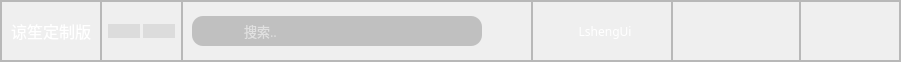
        <widget class="QFrame" name="frame_top">
         <property name="sizePolicy">
          <sizepolicy hsizetype="Preferred" vsizetype="Expanding">
           <horstretch>0</horstretch>
           <verstretch>1</verstretch>
          </sizepolicy>
         </property>
         <property name="maximumSize">
          <size>
           <width>16777215</width>
           <height>60</height>
          </size>
         </property>
         <property name="styleSheet">
          <string notr="true">#frame_top{
	background-color: qlineargradient(spread:pad, x1:0, y1:0, x2:1, y2:1, stop:0 rgba(223, 125, 255, 255), stop:1 rgba(130, 186, 255, 255));
border-top-right-radius:10px;
	border-top-left-radius:10px;
}
QPushButton{
	border:none;
	color: rgb(255, 255, 255);
}
QPushButton:hover{  
	padding-bottom:4px; 
}
</string>
         </property>
         <property name="frameShape">
          <enum>QFrame::StyledPanel</enum>
         </property>
         <property name="frameShadow">
          <enum>QFrame::Raised</enum>
         </property>
         <layout class="QHBoxLayout" name="horizontalLayout">
          <property name="spacing">
           <number>0</number>
          </property>
          <property name="leftMargin">
           <number>0</number>
          </property>
          <property name="topMargin">
           <number>0</number>
          </property>
          <property name="rightMargin">
           <number>0</number>
          </property>
          <property name="bottomMargin">
           <number>0</number>
          </property>
          <item>
           <widget class="QFrame" name="frame_top_1">
            <property name="frameShape">
             <enum>QFrame::StyledPanel</enum>
            </property>
            <property name="frameShadow">
             <enum>QFrame::Raised</enum>
            </property>
            <layout class="QVBoxLayout" name="verticalLayout_2">
             <item>
              <widget class="QPushButton" name="pushButton_top_1">
               <property name="minimumSize">
                <size>
                 <width>0</width>
                 <height>40</height>
                </size>
               </property>
               <property name="font">
                <font>
                 <family>海报总动员之正体字</family>
                 <pointsize>12</pointsize>
                 <weight>50</weight>
                 <bold>false</bold>
                </font>
               </property>
               <property name="cursor">
                <cursorShape>PointingHandCursor</cursorShape>
               </property>
               <property name="text">
                <string>谅笙定制版</string>
               </property>
               <property name="icon">
                <iconset resource="../pic/icon.qrc">
                 <normaloff>:/icon/icon/logo.png</normaloff>:/icon/icon/logo.png</iconset>
               </property>
               <property name="iconSize">
                <size>
                 <width>22</width>
                 <height>22</height>
                </size>
               </property>
              </widget>
             </item>
            </layout>
           </widget>
          </item>
          <item>
           <widget class="QFrame" name="frame_top_2">
            <property name="maximumSize">
             <size>
              <width>100</width>
              <height>16777215</height>
             </size>
            </property>
            <property name="styleSheet">
             <string notr="true">QPushButton{
	background-color: rgba(0, 0, 0, 20);
	border:none;
	border-radius:8px;

	
}
</string>
            </property>
            <property name="frameShape">
             <enum>QFrame::StyledPanel</enum>
            </property>
            <property name="frameShadow">
             <enum>QFrame::Raised</enum>
            </property>
            <layout class="QHBoxLayout" name="horizontalLayout_2">
             <property name="spacing">
              <number>3</number>
             </property>
             <property name="leftMargin">
              <number>6</number>
             </property>
             <property name="topMargin">
              <number>6</number>
             </property>
             <property name="rightMargin">
              <number>6</number>
             </property>
             <property name="bottomMargin">
              <number>6</number>
             </property>
             <item>
              <widget class="QPushButton" name="pushButton_top_2_right">
               <property name="cursor">
                <cursorShape>PointingHandCursor</cursorShape>
               </property>
               <property name="styleSheet">
                <string notr="true">QPushButton:pressed{
padding-right:5px;
padding-top:5px;
}</string>
               </property>
               <property name="text">
                <string/>
               </property>
               <property name="icon">
                <iconset resource="../pic/icon.qrc">
                 <normaloff>:/icon/icon/left.png</normaloff>:/icon/icon/left.png</iconset>
               </property>
               <property name="iconSize">
                <size>
                 <width>18</width>
                 <height>22</height>
                </size>
               </property>
              </widget>
             </item>
             <item>
              <widget class="QPushButton" name="pushButton_top_2_left">
               <property name="minimumSize">
                <size>
                 <width>0</width>
                 <height>0</height>
                </size>
               </property>
               <property name="cursor">
                <cursorShape>PointingHandCursor</cursorShape>
               </property>
               <property name="styleSheet">
                <string notr="true">QPushButton:pressed{
padding-left:5px;
padding-top:5px;
}</string>
               </property>
               <property name="text">
                <string/>
               </property>
               <property name="icon">
                <iconset resource="../pic/icon.qrc">
                 <normaloff>:/icon/icon/right.png</normaloff>:/icon/icon/right.png</iconset>
               </property>
               <property name="iconSize">
                <size>
                 <width>18</width>
                 <height>22</height>
                </size>
               </property>
              </widget>
             </item>
            </layout>
           </widget>
          </item>
          <item>
           <widget class="QFrame" name="frame_top_3">
            <property name="frameShape">
             <enum>QFrame::StyledPanel</enum>
            </property>
            <property name="frameShadow">
             <enum>QFrame::Raised</enum>
            </property>
            <layout class="QHBoxLayout" name="horizontalLayout_3">
             <property name="spacing">
              <number>0</number>
             </property>
             <item>
              <widget class="QPushButton" name="pushButton_2">
               <property name="minimumSize">
                <size>
                 <width>40</width>
                 <height>30</height>
                </size>
               </property>
               <property name="maximumSize">
                <size>
                 <width>40</width>
                 <height>30</height>
                </size>
               </property>
               <property name="styleSheet">
                <string notr="true">QPushButton{background-color: rgba(0, 0, 0, 50);
border-top-left-radius:11px;
border-bottom-left-radius:11px;}
QPushButton:pressed{
padding-left:5px;
padding-top:5px;
}</string>
               </property>
               <property name="text">
                <string/>
               </property>
               <property name="icon">
                <iconset resource="../pic/icon.qrc">
                 <normaloff>:/icon/icon/search.png</normaloff>:/icon/icon/search.png</iconset>
               </property>
              </widget>
             </item>
             <item alignment="Qt::AlignLeft">
              <widget class="QLineEdit" name="lineEdit_top_3_search">
               <property name="minimumSize">
                <size>
                 <width>250</width>
                 <height>30</height>
                </size>
               </property>
               <property name="maximumSize">
                <size>
                 <width>250</width>
                 <height>16777215</height>
                </size>
               </property>
               <property name="font">
                <font>
                 <family>本墨字语</family>
                 <pointsize>10</pointsize>
                </font>
               </property>
               <property name="layoutDirection">
                <enum>Qt::LeftToRight</enum>
               </property>
               <property name="styleSheet">
                <string notr="true">border-top-right-radius:11px;
border-bottom-right-radius:11px;
background-color: rgba(0, 0, 0, 50);
color:rgb(255, 255, 255);
padding-left:10px;</string>
               </property>
               <property name="text">
                <string/>
               </property>
               <property name="placeholderText">
                <string>搜索..</string>
               </property>
              </widget>
             </item>
             <item>
              <spacer name="horizontalSpacer">
               <property name="orientation">
                <enum>Qt::Horizontal</enum>
               </property>
               <property name="sizeHint" stdset="0">
                <size>
                 <width>40</width>
                 <height>20</height>
                </size>
               </property>
              </spacer>
             </item>
            </layout>
           </widget>
          </item>
          <item>
           <widget class="QFrame" name="frame_top_4">
            <property name="minimumSize">
             <size>
              <width>140</width>
              <height>0</height>
             </size>
            </property>
            <property name="frameShape">
             <enum>QFrame::StyledPanel</enum>
            </property>
            <property name="frameShadow">
             <enum>QFrame::Raised</enum>
            </property>
            <layout class="QVBoxLayout" name="verticalLayout_3" stretch="0">
             <property name="spacing">
              <number>6</number>
             </property>
             <property name="leftMargin">
              <number>6</number>
             </property>
             <property name="topMargin">
              <number>6</number>
             </property>
             <property name="rightMargin">
              <number>6</number>
             </property>
             <property name="bottomMargin">
              <number>6</number>
             </property>
             <item>
              <widget class="QPushButton" name="pushButton_top_4_id">
               <property name="minimumSize">
                <size>
                 <width>0</width>
                 <height>30</height>
                </size>
               </property>
               <property name="font">
                <font>
                 <family>本墨字语</family>
                 <pointsize>9</pointsize>
                </font>
               </property>
               <property name="cursor">
                <cursorShape>PointingHandCursor</cursorShape>
               </property>
               <property name="text">
                <string>  LshengUi</string>
               </property>
               <property name="icon">
                <iconset resource="../pic/icon.qrc">
                 <normaloff>:/icon/icon/user.png</normaloff>:/icon/icon/user.png</iconset>
               </property>
               <property name="iconSize">
                <size>
                 <width>30</width>
                 <height>25</height>
                </size>
               </property>
              </widget>
             </item>
            </layout>
           </widget>
          </item>
          <item>
           <widget class="QFrame" name="frame_top_5">
            <property name="minimumSize">
             <size>
              <width>100</width>
              <height>0</height>
             </size>
            </property>
            <property name="frameShape">
             <enum>QFrame::StyledPanel</enum>
            </property>
            <property name="frameShadow">
             <enum>QFrame::Raised</enum>
            </property>
            <layout class="QHBoxLayout" name="horizontalLayout_4">
             <item>
              <widget class="QPushButton" name="pushButton_top_5_colour">
               <property name="minimumSize">
                <size>
                 <width>0</width>
                 <height>30</height>
                </size>
               </property>
               <property name="cursor">
                <cursorShape>PointingHandCursor</cursorShape>
               </property>
               <property name="text">
                <string/>
               </property>
               <property name="icon">
                <iconset resource="../pic/icon.qrc">
                 <normaloff>:/icon/icon/theme.png</normaloff>:/icon/icon/theme.png</iconset>
               </property>
               <property name="iconSize">
                <size>
                 <width>15</width>
                 <height>15</height>
                </size>
               </property>
              </widget>
             </item>
             <item>
              <widget class="QPushButton" name="pushButton_top_5_news">
               <property name="cursor">
                <cursorShape>PointingHandCursor</cursorShape>
               </property>
               <property name="text">
                <string/>
               </property>
               <property name="icon">
                <iconset resource="../pic/icon.qrc">
                 <normaloff>:/icon/icon/emile.png</normaloff>:/icon/icon/emile.png</iconset>
               </property>
               <property name="iconSize">
                <size>
                 <width>18</width>
                 <height>20</height>
                </size>
               </property>
              </widget>
             </item>
             <item>
              <widget class="QPushButton" name="pushButton_top_5_setup">
               <property name="minimumSize">
                <size>
                 <width>0</width>
                 <height>30</height>
                </size>
               </property>
               <property name="cursor">
                <cursorShape>PointingHandCursor</cursorShape>
               </property>
               <property name="styleSheet">
                <string notr="true"/>
               </property>
               <property name="text">
                <string/>
               </property>
               <property name="icon">
                <iconset resource="../pic/icon.qrc">
                 <normaloff>:/icon/icon/set_up.png</normaloff>:/icon/icon/set_up.png</iconset>
               </property>
               <property name="iconSize">
                <size>
                 <width>20</width>
                 <height>20</height>
                </size>
               </property>
              </widget>
             </item>
            </layout>
           </widget>
          </item>
          <item alignment="Qt::AlignRight">
           <widget class="QFrame" name="frame_top_6">
            <property name="minimumSize">
             <size>
              <width>100</width>
              <height>0</height>
             </size>
            </property>
            <property name="maximumSize">
             <size>
              <width>96</width>
              <height>16777215</height>
             </size>
            </property>
            <property name="frameShape">
             <enum>QFrame::StyledPanel</enum>
            </property>
            <property name="frameShadow">
             <enum>QFrame::Raised</enum>
            </property>
            <layout class="QHBoxLayout" name="horizontalLayout_5">
             <property name="spacing">
              <number>0</number>
             </property>
             <property name="leftMargin">
              <number>5</number>
             </property>
             <property name="topMargin">
              <number>0</number>
             </property>
             <property name="rightMargin">
              <number>5</number>
             </property>
             <property name="bottomMargin">
              <number>0</number>
             </property>
             <item>
              <widget class="QPushButton" name="pushButton_top_6_hide">
               <property name="minimumSize">
                <size>
                 <width>0</width>
                 <height>30</height>
                </size>
               </property>
               <property name="cursor">
                <cursorShape>PointingHandCursor</cursorShape>
               </property>
               <property name="text">
                <string/>
               </property>
               <property name="icon">
                <iconset resource="../pic/icon.qrc">
                 <normaloff>:/icon/icon/shut_down.png</normaloff>:/icon/icon/shut_down.png</iconset>
               </property>
               <property name="iconSize">
                <size>
                 <width>24</width>
                 <height>22</height>
                </size>
               </property>
               <property name="shortcut">
                <string>Ctrl+S</string>
               </property>
              </widget>
             </item>
             <item>
              <widget class="QPushButton" name="pushButton_top_6_size">
               <property name="minimumSize">
                <size>
                 <width>0</width>
                 <height>30</height>
                </size>
               </property>
               <property name="cursor">
                <cursorShape>PointingHandCursor</cursorShape>
               </property>
               <property name="text">
                <string/>
               </property>
               <property name="icon">
                <iconset resource="../pic/icon.qrc">
                 <normaloff>:/icon/icon/big.png</normaloff>:/icon/icon/big.png</iconset>
               </property>
               <property name="iconSize">
                <size>
                 <width>18</width>
                 <height>18</height>
                </size>
               </property>
              </widget>
             </item>
             <item>
              <widget class="QPushButton" name="pushButton_top_6_close">
               <property name="minimumSize">
                <size>
                 <width>0</width>
                 <height>30</height>
                </size>
               </property>
               <property name="cursor">
                <cursorShape>PointingHandCursor</cursorShape>
               </property>
               <property name="text">
                <string/>
               </property>
               <property name="icon">
                <iconset resource="../pic/icon.qrc">
                 <normaloff>:/icon/icon/close.png</normaloff>:/icon/icon/close.png</iconset>
               </property>
               <property name="iconSize">
                <size>
                 <width>20</width>
                 <height>20</height>
                </size>
               </property>
              </widget>
             </item>
            </layout>
           </widget>
          </item>
         </layout>
        </widget>
